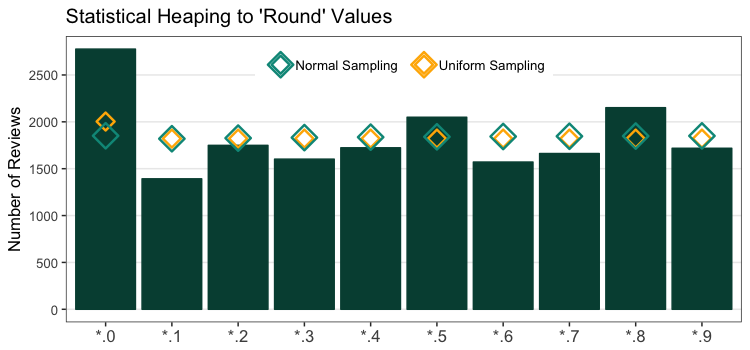

Generate this figure with R:
rm(list=ls())

library(sqldf)
library(ggplot2)

# grab the data
con = dbConnect(SQLite(), dbname="pitchfork.db")
scores = dbGetQuery( con,
	'SELECT score FROM reviews' 
)
dbDisconnect(con)

# count each decimal place
value = round(as.vector(scores$score) %% 1.0, 1)
observed = print(as.data.frame(table(value)))
colnames(observed) <- c('decimal','count')

# compute expected values assuming uniform choices
uniform = as.data.frame(table(round(seq(0,10,0.1) %% 1.0,1)))
colnames(uniform) <- c('decimal','count')
uniform$proportion = uniform$count / sum(uniform$count)
uniform$count = uniform$proportion * sum(observed$count)

# compute expected values assuming uniform choices
x = seq(0,10,0.1)
m = mean(scores$score)
s = sd(scores$score)
density = dnorm(x, mean = m, sd = s)
p = density / sum(density)
idx = round(x %% 1.0,1)
normal = data.frame(list(score = x, decimal = idx, prob = p))
normal = aggregate(normal$prob, by=list(normal$decimal), FUN=sum)
colnames(normal) = c('decimal','proportion')
normal$count = normal$proportion * sum(observed$count)

# get x ticks !
xticklabs = character()
for (i in 0:9) {
	xticklabs = c(xticklabs, paste0('*.',toString(i)))
}

# plot it
plot = ggplot(NULL, aes(x = decimal, y = count)) + 
	geom_bar(data = observed, stat = 'identity', colour = '#004D40' , fill = '#004D40') + 
	geom_point(data = uniform, aes(colour = 'Uniform Sampling'), 
		stroke = 1.25, size = 4, shape = 23) + 
	geom_point(data = normal, aes(x = 1:10, colour = 'Normal Sampling   '), 
		stroke = 1.25, size = 6, shape = 23) + 
	ylab("Number of Reviews") +
	ggtitle("Statistical Heaping to 'Round' Values") +
	scale_y_continuous(breaks = seq(from=0,to=3000,by=500)) +
	scale_x_discrete(breaks=observed$decimal, labels=xticklabs) +
	theme_bw(base_size = 12) +
	theme(
		axis.title.x=element_blank(),
		panel.grid.major.x = element_blank(),
		legend.direction="horizontal", 
		legend.title = element_blank(),
	  	legend.position = c(0.5, 0.9),
	  	panel.grid.minor.y = element_blank(),
	  	axis.text.x  = element_text(size=12),
	  ) + 
	scale_colour_manual(values=c("#009688", "#FFB300"))


args = list(
	plot = plot,  
	width = 7.5, 
	height = 3.5, 
	units = 'in'
)
for (ext in c('png','svg')) {
	fname = paste0('score-anchor-points.',ext)
	curr_args = c(fname, args)	
	if (ext=='png') curr_args = c(curr_args, list(dpi = 100))	
	do.call(ggsave, curr_args)
}

